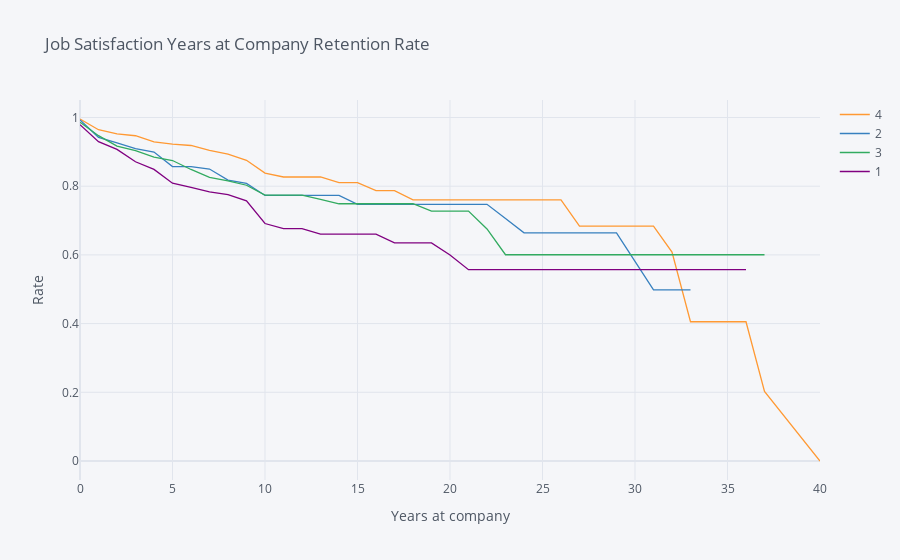

Here is the notebook cell this chart was saved with:
### Code cell
rates_6_1 = survival(data,'JobSatisfaction','YearsAtCompany','Attrition')
rates_6_1.iplot(kind='line',xTitle='Years at company',yTitle='Rate', 
                     title='Job Satisfaction Years at Company Retention Rate')

### Figure 1 — Plotly figure (JSON) as saved in the notebook; plotly's stock layout.template omitted (floating-point values rounded to 4 significant figures)
{"data": [{"line": {"color": "rgba(255, 153, 51, 1.0)", "dash": "solid", "shape": "linear", "width": 1.3}, "mode": "lines", "name": "4", "text": "", "type": "scatter", "x": [0, 1, 2, 3, 4, 5, 6, 7, 8, 9, 10, 11, 12, 13, 14, 15, 16, 17, 18, 19, 20, 21, 22, 23, 24, 25, 26, 27, 29, 30, 31, 32, 33, 34, 36, 37, 40], "y": [0.9956, 0.9645, 0.9523, 0.9469, 0.929, 0.9226, 0.9185, 0.9043, 0.8933, 0.8754, 0.838, 0.8268, 0.8268, 0.8268, 0.8103, 0.8103, 0.7872, 0.7872, 0.76, 0.76, 0.76, 0.76, 0.76, 0.76, 0.76, 0.76, 0.76, 0.684, 0.684, 0.684, 0.684, 0.608, 0.4053, 0.4053, 0.4053, 0.2027, 0]}, {"line": {"color": "rgba(55, 128, 191, 1.0)", "dash": "solid", "shape": "linear", "width": 1.3}, "mode": "lines", "name": "2", "text": "", "type": "scatter", "x": [0, 1, 2, 3, 4, 5, 6, 7, 8, 9, 10, 11, 12, 13, 14, 15, 16, 17, 18, 19, 20, 21, 22, 23, 24, 25, 26, 27, 29, 30, 31, 32, 33, 34, 36, 37, 40], "y": [0.9929, 0.9423, 0.9263, 0.9091, 0.8996, 0.8573, 0.8573, 0.85, 0.8179, 0.8083, 0.7731, 0.7731, 0.7731, 0.7731, 0.7731, 0.7474, 0.7474, 0.7474, 0.7474, 0.7474, 0.7474, 0.7474, 0.7474, 0.7059, 0.6643, 0.6643, 0.6643, 0.6643, 0.6643, 0.5813, 0.4983, 0.4983, 0.4983, "", "", "", ""]}, {"line": {"color": "rgba(50, 171, 96, 1.0)", "dash": "solid", "shape": "linear", "width": 1.3}, "mode": "lines", "name": "3", "text": "", "type": "scatter", "x": [0, 1, 2, 3, 4, 5, 6, 7, 8, 9, 10, 11, 12, 13, 14, 15, 16, 17, 18, 19, 20, 21, 22, 23, 24, 25, 26, 27, 29, 30, 31, 32, 33, 34, 36, 37, 40], "y": [0.9864, 0.9471, 0.917, 0.9033, 0.8849, 0.8748, 0.8487, 0.8259, 0.8157, 0.8028, 0.7739, 0.7739, 0.7739, 0.7618, 0.7489, 0.7489, 0.7489, 0.7489, 0.7489, 0.7275, 0.7275, 0.7275, 0.6755, 0.6005, 0.6005, 0.6005, 0.6005, 0.6005, 0.6005, 0.6005, 0.6005, 0.6005, 0.6005, 0.6005, 0.6005, 0.6005, ""]}, {"line": {"color": "rgba(128, 0, 128, 1.0)", "dash": "solid", "shape": "linear", "width": 1.3}, "mode": "lines", "name": "1", "text": "", "type": "scatter", "x": [0, 1, 2, 3, 4, 5, 6, 7, 8, 9, 10, 11, 12, 13, 14, 15, 16, 17, 18, 19, 20, 21, 22, 23, 24, 25, 26, 27, 29, 30, 31, 32, 33, 34, 36, 37, 40], "y": [0.9792, 0.9297, 0.9071, 0.8711, 0.8489, 0.8087, 0.7965, 0.7833, 0.7752, 0.7572, 0.6913, 0.6766, 0.6766, 0.6605, 0.6605, 0.6605, 0.6605, 0.6351, 0.6351, 0.6351, 0.5998, 0.557, 0.557, 0.557, 0.557, 0.557, 0.557, 0.557, 0.557, 0.557, 0.557, 0.557, 0.557, 0.557, 0.557, "", ""]}], "layout": {"legend": {"bgcolor": "#F5F6F9", "font": {"color": "#4D5663"}}, "paper_bgcolor": "#F5F6F9", "plot_bgcolor": "#F5F6F9", "title": {"font": {"color": "#4D5663"}, "text": "Job Satisfaction Years at Company Retention Rate"}, "xaxis": {"gridcolor": "#E1E5ED", "showgrid": true, "tickfont": {"color": "#4D5663"}, "title": {"font": {"color": "#4D5663"}, "text": "Years at company"}, "zerolinecolor": "#E1E5ED"}, "yaxis": {"gridcolor": "#E1E5ED", "showgrid": true, "tickfont": {"color": "#4D5663"}, "title": {"font": {"color": "#4D5663"}, "text": "Rate"}, "zerolinecolor": "#E1E5ED"}}}
